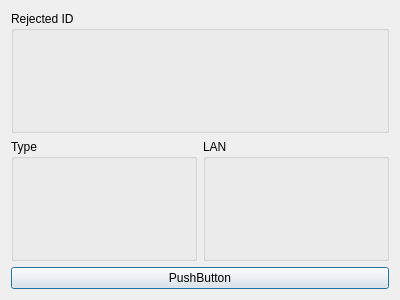
<?xml version="1.0" encoding="UTF-8"?>
<ui version="4.0">
 <class>DialogPlayFilter</class>
 <widget class="QDialog" name="DialogPlayFilter">
  <property name="geometry">
   <rect>
    <x>0</x>
    <y>0</y>
    <width>400</width>
    <height>300</height>
   </rect>
  </property>
  <property name="windowTitle">
   <string>Dialog</string>
  </property>
  <layout class="QVBoxLayout" name="verticalLayout">
   <item>
    <widget class="QGroupBox" name="groupBox">
     <property name="title">
      <string>Rejected ID</string>
     </property>
    </widget>
   </item>
   <item>
    <layout class="QHBoxLayout" name="horizontalLayout">
     <item>
      <widget class="QGroupBox" name="groupType">
       <property name="title">
        <string>Type</string>
       </property>
       <layout class="QVBoxLayout" name="verticalLayout_2"/>
      </widget>
     </item>
     <item>
      <widget class="QGroupBox" name="groupLan">
       <property name="title">
        <string>LAN</string>
       </property>
       <layout class="QVBoxLayout" name="verticalLayout_3"/>
      </widget>
     </item>
    </layout>
   </item>
   <item>
    <widget class="QPushButton" name="pushButton">
     <property name="text">
      <string>PushButton</string>
     </property>
    </widget>
   </item>
  </layout>
 </widget>
 <resources/>
 <connections/>
</ui>
